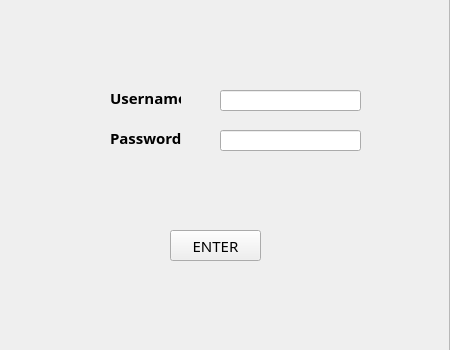
<?xml version="1.0" encoding="UTF-8"?>
<ui version="4.0">
 <class>logInClass</class>
 <widget class="QMainWindow" name="logInClass">
  <property name="geometry">
   <rect>
    <x>0</x>
    <y>0</y>
    <width>450</width>
    <height>350</height>
   </rect>
  </property>
  <property name="minimumSize">
   <size>
    <width>450</width>
    <height>350</height>
   </size>
  </property>
  <property name="maximumSize">
   <size>
    <width>450</width>
    <height>350</height>
   </size>
  </property>
  <property name="windowTitle">
   <string>LOG IN</string>
  </property>
  <widget class="QWidget" name="centralWidget">
   <widget class="QLabel" name="l_usernameLabel">
    <property name="geometry">
     <rect>
      <x>110</x>
      <y>90</y>
      <width>71</width>
      <height>16</height>
     </rect>
    </property>
    <property name="font">
     <font>
      <family>Calibri Light</family>
      <pointsize>11</pointsize>
      <bold>true</bold>
     </font>
    </property>
    <property name="text">
     <string>Username</string>
    </property>
   </widget>
   <widget class="QLabel" name="l_passwordLabel">
    <property name="geometry">
     <rect>
      <x>110</x>
      <y>130</y>
      <width>71</width>
      <height>16</height>
     </rect>
    </property>
    <property name="font">
     <font>
      <family>Calibri Light</family>
      <pointsize>11</pointsize>
      <bold>true</bold>
     </font>
    </property>
    <property name="text">
     <string>Password</string>
    </property>
   </widget>
   <widget class="QLineEdit" name="l_password">
    <property name="geometry">
     <rect>
      <x>220</x>
      <y>130</y>
      <width>141</width>
      <height>21</height>
     </rect>
    </property>
   </widget>
   <widget class="QLineEdit" name="l_username">
    <property name="geometry">
     <rect>
      <x>220</x>
      <y>90</y>
      <width>141</width>
      <height>21</height>
     </rect>
    </property>
   </widget>
   <widget class="QPushButton" name="enterButton">
    <property name="geometry">
     <rect>
      <x>170</x>
      <y>230</y>
      <width>91</width>
      <height>31</height>
     </rect>
    </property>
    <property name="font">
     <font>
      <family>Calibri Light</family>
      <pointsize>11</pointsize>
     </font>
    </property>
    <property name="cursor">
     <cursorShape>PointingHandCursor</cursorShape>
    </property>
    <property name="text">
     <string>ENTER</string>
    </property>
   </widget>
   <widget class="QFrame" name="frame">
    <property name="geometry">
     <rect>
      <x>-1</x>
      <y>-10</y>
      <width>451</width>
      <height>371</height>
     </rect>
    </property>
    <property name="styleSheet">
     <string notr="true">background-image: url(:/gui/background.png);</string>
    </property>
    <property name="frameShape">
     <enum>QFrame::StyledPanel</enum>
    </property>
    <property name="frameShadow">
     <enum>QFrame::Raised</enum>
    </property>
   </widget>
   <zorder>frame</zorder>
   <zorder>l_usernameLabel</zorder>
   <zorder>l_passwordLabel</zorder>
   <zorder>l_password</zorder>
   <zorder>l_username</zorder>
   <zorder>enterButton</zorder>
  </widget>
 </widget>
 <layoutdefault spacing="6" margin="11"/>
 <resources>
  <include location="gui.qrc"/>
 </resources>
 <connections/>
</ui>
